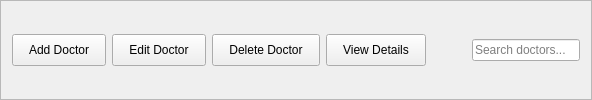
         <widget class="QFrame" name="doctorActionsFrame">
          <property name="frameShape">
           <enum>QFrame::Shape::StyledPanel</enum>
          </property>
          <property name="frameShadow">
           <enum>QFrame::Shadow::Raised</enum>
          </property>
          <layout class="QHBoxLayout" name="horizontalLayout_4">
           <item>
            <widget class="QPushButton" name="addDoctorBtn">
             <property name="styleSheet">
              <string notr="true">padding: 8px 16px;</string>
             </property>
             <property name="text">
              <string>Add Doctor</string>
             </property>
            </widget>
           </item>
           <item>
            <widget class="QPushButton" name="editDoctorBtn">
             <property name="styleSheet">
              <string notr="true">padding: 8px 16px;</string>
             </property>
             <property name="text">
              <string>Edit Doctor</string>
             </property>
            </widget>
           </item>
           <item>
            <widget class="QPushButton" name="deleteDoctorBtn">
             <property name="styleSheet">
              <string notr="true">padding: 8px 16px;</string>
             </property>
             <property name="text">
              <string>Delete Doctor</string>
             </property>
            </widget>
           </item>
           <item>
            <widget class="QPushButton" name="viewDoctorBtn">
             <property name="styleSheet">
              <string notr="true">padding: 8px 16px;</string>
             </property>
             <property name="text">
              <string>View Details</string>
             </property>
            </widget>
           </item>
           <item>
            <spacer name="horizontalSpacer_2">
             <property name="orientation">
              <enum>Qt::Orientation::Horizontal</enum>
             </property>
             <property name="sizeHint" stdset="0">
              <size>
               <width>40</width>
               <height>20</height>
              </size>
             </property>
            </spacer>
           </item>
           <item>
            <widget class="QLineEdit" name="doctorSearchBox">
             <property name="placeholderText">
              <string>Search doctors...</string>
             </property>
            </widget>
           </item>
          </layout>
         </widget>
